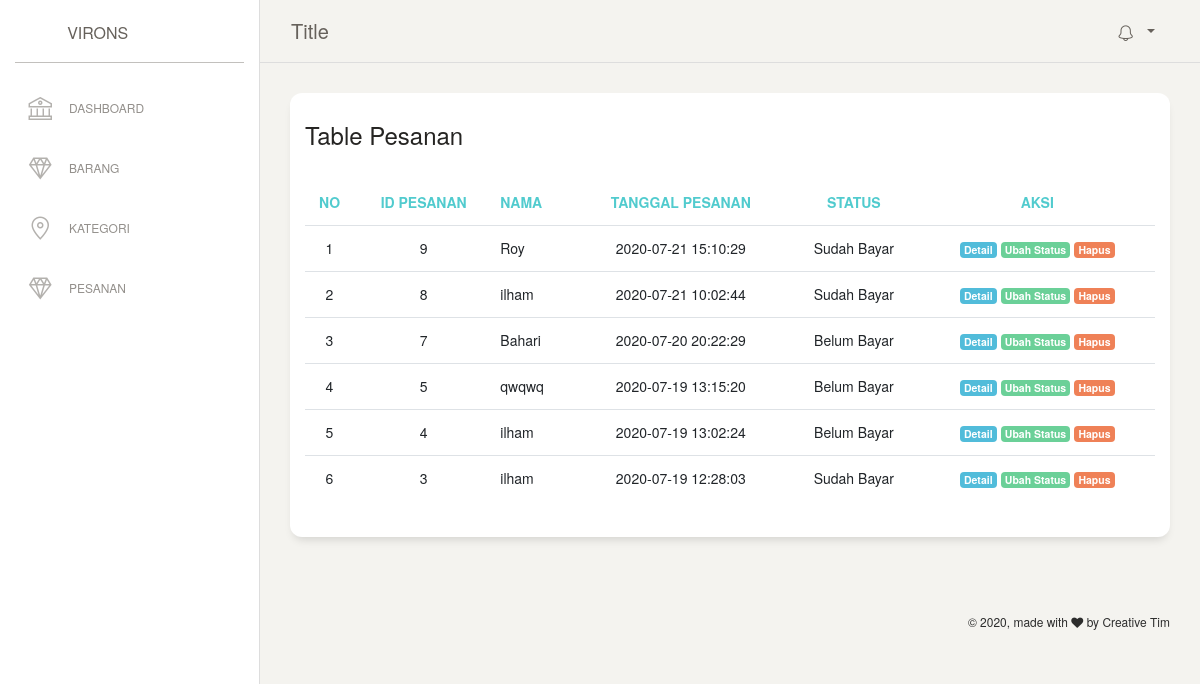
Page /admin/pesanan/index.php (signed in) on the committed database.
### tables this page shows
CREATE TABLE `pesanan` (
  `id_pesanan` int(11) NOT NULL,
  `nama` varchar(256) NOT NULL,
  `no_wa` int(15) NOT NULL,
  `alamat` varchar(256) NOT NULL,
  `tanggal` varchar(20) NOT NULL,
  `status` int(1) NOT NULL
);

### functions/module.php (called while the page is built, shortened)
<?php
function status_pesanan($status)
{
	if($status == 1){
		return 'Sudah Bayar';
	}else{
		return 'Belum Bayar';
	}
}
 ?>

### admin/pesanan/index.php (the view, shortened to what this page needs)
<?php
   require '../../functions/db.php';
   require '../../functions/module.php';
   $query = mysqli_query($koneksi, "SELECT * FROM pesanan ORDER BY id_pesanan DESC");
 ?>
   <div class="content">
     <div class="row">
       <div class="col-md-12">
         <div class="card">
           <div class="card-header">
             <h4 class="card-title">Table Pesanan</h4>
           </div>
           <div class="card-body">
             <div class="table-responsive">
               <table class="table">
                 <thead class="text-primary">
                   <th class="text-center">No</th>
                   <th class="text-center">ID Pesanan</th>
                   <th>Nama</th>
                   <th class="text-center">Tanggal Pesanan</th>
                   <th class="text-center">Status</th>
                   <th class="text-center">Aksi</th>
                 </thead>
                 <tbody>
                   <?php $no=1; while($row = mysqli_fetch_assoc($query)) : ?>
                   <tr>
                     <td class="text-center"><?php echo $no; ?></td>
                     <td class="text-center"><?php echo $row['id_pesanan']; ?></td>
                     <td><?php echo $row['nama']; ?></td>
                     <td class="text-center"><?php echo $row['tanggal']; ?></td>
                     <td class="text-center"><?php echo status_pesanan($row['status']); ?></td>
                     <td class="text-center">
                       <a href="detail.php?id_pesanan=<?php echo $row['id_pesanan']; ?>" class="badge badge-info">Detail</a>
                       <a href="ubah_status.php?id_pesanan=<?php echo $row['id_pesanan']; ?>" class="badge badge-success">Ubah Status</a>
                       <a onclick="return confirm('Apa anda yakin?')" href="hapus.php?id_pesanan=<?php echo $row['id_pesanan']; ?>" class="badge badge-danger">Hapus</a>
                     </td>
                   </tr>
                   <?php $no++; endwhile; ?>
                 </tbody>
               </table>
             </div>
           </div>
         </div>
       </div>
     </div>
   </div>
<?php require_once "../templates/footer.php"; ?>

### rows in the picture
pesanan: id_pesanan "9", nama "Roy", tanggal "2020-07-21 15:10:29", status "Sudah Bayar"
pesanan: id_pesanan "8", nama "ilham", tanggal "2020-07-21 10:02:44", status "Sudah Bayar"
pesanan: id_pesanan "7", nama "Bahari", tanggal "2020-07-20 20:22:29", status "Belum Bayar"
pesanan: id_pesanan "5", nama "qwqwq", tanggal "2020-07-19 13:15:20", status "Belum Bayar"
pesanan: id_pesanan "4", nama "ilham", tanggal "2020-07-19 13:02:24", status "Belum Bayar"
pesanan: id_pesanan "3", nama "ilham", tanggal "2020-07-19 12:28:03", status "Sudah Bayar"
